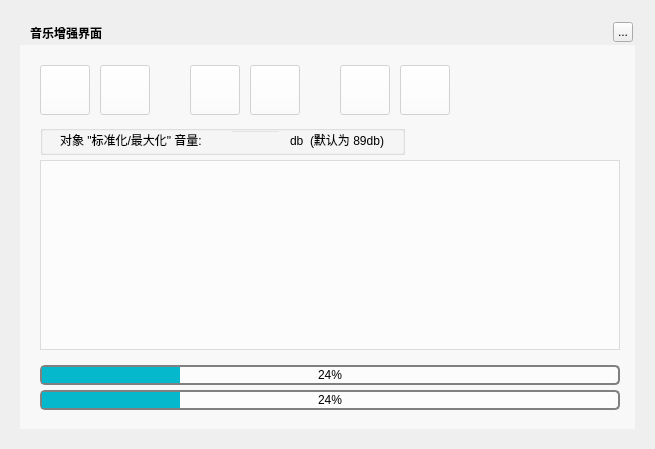
<?xml version="1.0" encoding="UTF-8"?>
<ui version="4.0">
 <class>MusicVolumeGainWidget</class>
 <widget class="QWidget" name="MusicVolumeGainWidget">
  <property name="geometry">
   <rect>
    <x>0</x>
    <y>0</y>
    <width>655</width>
    <height>449</height>
   </rect>
  </property>
  <property name="windowTitle">
   <string>MusicVolumeGainWidget</string>
  </property>
  <widget class="QLabel" name="background">
   <property name="geometry">
    <rect>
     <x>20</x>
     <y>20</y>
     <width>615</width>
     <height>409</height>
    </rect>
   </property>
   <property name="text">
    <string/>
   </property>
  </widget>
  <widget class="QLabel" name="topTitleName">
   <property name="geometry">
    <rect>
     <x>30</x>
     <y>20</y>
     <width>171</width>
     <height>25</height>
    </rect>
   </property>
   <property name="styleSheet">
    <string notr="true">color:&quot;#FFFFFF&quot;;font-weight:bold</string>
   </property>
   <property name="text">
    <string>音乐增强界面</string>
   </property>
  </widget>
  <widget class="QToolButton" name="topTitleCloseButton">
   <property name="geometry">
    <rect>
     <x>613</x>
     <y>22</y>
     <width>20</width>
     <height>20</height>
    </rect>
   </property>
   <property name="text">
    <string>...</string>
   </property>
  </widget>
  <widget class="QWidget" name="backgroundMask" native="true">
   <property name="geometry">
    <rect>
     <x>20</x>
     <y>45</y>
     <width>615</width>
     <height>384</height>
    </rect>
   </property>
   <property name="styleSheet">
    <string notr="true">QWidget{background:rgba(255,255,255,150);}
QLabel{background:transparent;}</string>
   </property>
   <widget class="QToolButton" name="addFileButton">
    <property name="geometry">
     <rect>
      <x>20</x>
      <y>20</y>
      <width>50</width>
      <height>50</height>
     </rect>
    </property>
    <property name="text">
     <string/>
    </property>
   </widget>
   <widget class="QToolButton" name="addFilesButton">
    <property name="geometry">
     <rect>
      <x>80</x>
      <y>20</y>
      <width>50</width>
      <height>50</height>
     </rect>
    </property>
   </widget>
   <widget class="QToolButton" name="analysisButton">
    <property name="geometry">
     <rect>
      <x>170</x>
      <y>20</y>
      <width>50</width>
      <height>50</height>
     </rect>
    </property>
   </widget>
   <widget class="QToolButton" name="applyButton">
    <property name="geometry">
     <rect>
      <x>230</x>
      <y>20</y>
      <width>50</width>
      <height>50</height>
     </rect>
    </property>
   </widget>
   <widget class="QToolButton" name="rmFileButton">
    <property name="geometry">
     <rect>
      <x>320</x>
      <y>20</y>
      <width>50</width>
      <height>50</height>
     </rect>
    </property>
   </widget>
   <widget class="QToolButton" name="rmFilesButton">
    <property name="geometry">
     <rect>
      <x>380</x>
      <y>20</y>
      <width>50</width>
      <height>50</height>
     </rect>
    </property>
   </widget>
   <widget class="QTableWidget" name="tableWidget">
    <property name="geometry">
     <rect>
      <x>20</x>
      <y>115</y>
      <width>580</width>
      <height>190</height>
     </rect>
    </property>
   </widget>
   <widget class="QProgressBar" name="progressBar">
    <property name="geometry">
     <rect>
      <x>20</x>
      <y>320</y>
      <width>580</width>
      <height>20</height>
     </rect>
    </property>
    <property name="styleSheet">
     <string notr="true">QProgressBar {
    border: 2px solid grey;
    border-radius: 5px;
}

QProgressBar::chunk {
    background-color: #05B8CC;
}</string>
    </property>
    <property name="value">
     <number>24</number>
    </property>
    <property name="alignment">
     <set>Qt::AlignCenter</set>
    </property>
   </widget>
   <widget class="QProgressBar" name="progressBar_2">
    <property name="geometry">
     <rect>
      <x>20</x>
      <y>345</y>
      <width>580</width>
      <height>20</height>
     </rect>
    </property>
    <property name="styleSheet">
     <string notr="true">QProgressBar {
    border: 2px solid grey;
    border-radius: 5px;
}

QProgressBar::chunk {
    background-color: #05B8CC;
}</string>
    </property>
    <property name="value">
     <number>24</number>
    </property>
    <property name="alignment">
     <set>Qt::AlignCenter</set>
    </property>
   </widget>
   <widget class="QGroupBox" name="groupBox">
    <property name="geometry">
     <rect>
      <x>20</x>
      <y>80</y>
      <width>365</width>
      <height>30</height>
     </rect>
    </property>
    <property name="styleSheet">
     <string notr="true">background:transparent</string>
    </property>
    <property name="title">
     <string/>
    </property>
    <widget class="QLabel" name="label">
     <property name="geometry">
      <rect>
       <x>20</x>
       <y>0</y>
       <width>161</width>
       <height>30</height>
      </rect>
     </property>
     <property name="text">
      <string>对象 &quot;标准化/最大化&quot; 音量:</string>
     </property>
    </widget>
    <widget class="QLineEdit" name="lineEdit">
     <property name="geometry">
      <rect>
       <x>190</x>
       <y>5</y>
       <width>51</width>
       <height>20</height>
      </rect>
     </property>
    </widget>
    <widget class="QLabel" name="label_2">
     <property name="geometry">
      <rect>
       <x>250</x>
       <y>0</y>
       <width>111</width>
       <height>30</height>
      </rect>
     </property>
     <property name="text">
      <string>db  (默认为 89db)</string>
     </property>
    </widget>
   </widget>
  </widget>
  <zorder>background</zorder>
  <zorder>backgroundMask</zorder>
  <zorder>topTitleName</zorder>
  <zorder>topTitleCloseButton</zorder>
 </widget>
 <resources/>
 <connections/>
</ui>
